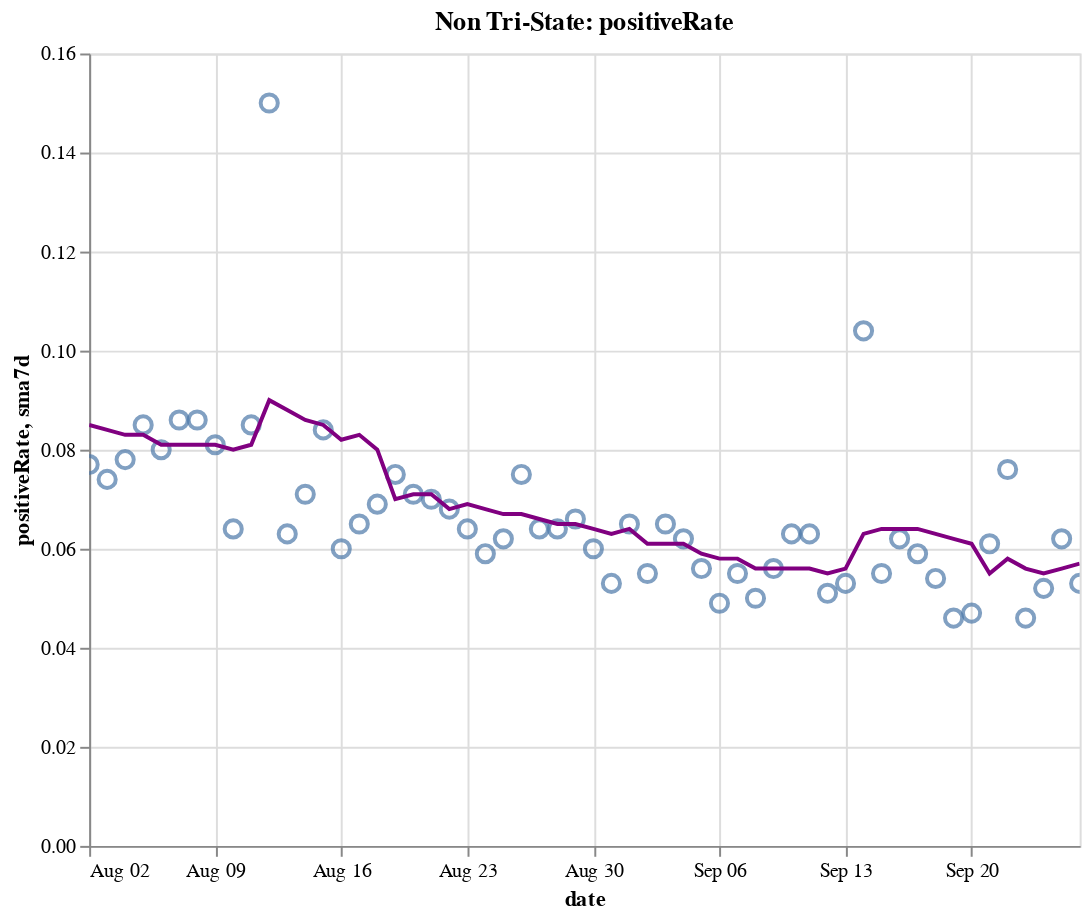

The code cell stored with this chart in its notebook:
### Code cell
create_plot(non_tristate, 'positiveRate')

### Figure 1 — Vega-Lite specification as saved in the notebook (floating-point values rounded to 4 significant figures)
{"config": {"view": {"continuousWidth": 400, "continuousHeight": 300}}, "layer": [{"layer": [{"mark": {"type": "point", "size": 75}, "encoding": {"tooltip": [{"type": "temporal", "field": "date"}, {"type": "quantitative", "field": "positiveRate"}, {"type": "quantitative", "field": "sma7d"}], "x": {"type": "temporal", "field": "date"}, "y": {"type": "quantitative", "field": "positiveRate"}}, "selection": {"selector016": {"type": "interval", "bind": "scales", "encodings": ["x", "y"]}}}, {"mark": {"type": "line", "color": "purple"}, "encoding": {"x": {"type": "temporal", "field": "date"}, "y": {"type": "quantitative", "field": "sma7d"}}}]}, {"mark": {"type": "rule", "color": "#aaa"}, "encoding": {"x": {"type": "temporal", "field": "date"}}, "transform": [{"filter": {"selection": "selector015"}}]}, {"mark": "circle", "encoding": {"opacity": {"condition": {"value": 1, "selection": "selector015"}, "value": 0}, "tooltip": [{"type": "temporal", "field": "date"}, {"type": "quantitative", "field": "positiveRate"}, {"type": "quantitative", "field": "sma7d"}], "x": {"type": "temporal", "field": "date"}, "y": {"type": "quantitative", "field": "positiveRate"}}, "selection": {"selector015": {"type": "single", "encodings": ["x"], "on": "mouseover", "nearest": true, "empty": "none"}}}, {"mark": {"type": "text", "align": "left", "dx": 5, "dy": -5, "stroke": "white", "strokeWidth": 2}, "encoding": {"text": {"type": "quantitative", "field": "positiveRate"}, "tooltip": [{"type": "temporal", "field": "date"}, {"type": "quantitative", "field": "positiveRate"}, {"type": "quantitative", "field": "sma7d"}], "x": {"type": "temporal", "field": "date"}, "y": {"type": "quantitative", "field": "positiveRate"}}, "transform": [{"filter": {"selection": "selector015"}}]}, {"mark": {"type": "text", "align": "left", "dx": 5, "dy": -5}, "encoding": {"text": {"type": "quantitative", "field": "positiveRate"}, "tooltip": [{"type": "temporal", "field": "date"}, {"type": "quantitative", "field": "positiveRate"}, {"type": "quantitative", "field": "sma7d"}], "x": {"type": "temporal", "field": "date"}, "y": {"type": "quantitative", "field": "positiveRate"}}, "transform": [{"filter": {"selection": "selector015"}}]}], "data": {"name": "data-9833a637ceb13a952bef8fc6d044c069"}, "height": 400, "title": "Non Tri-State: positiveRate", "width": 500, "$schema": "https://vega.github.io/schema/vega-lite/v4.8.1.json", "datasets": {"data-9833a637ceb13a952bef8fc6d044c069": [{"date": "2020-08-02T00:00:00", "totalTestResultsIncrease": 595600.0, "positiveIncrease": 45960.0, "death": 101700.0, "deathIncrease": 486.0, "positiveRate": 0.077, "state": "Non Tri-State", "sma7d": 0.085}, {"date": "2020-08-03T00:00:00", "totalTestResultsIncrease": 660000.0, "positiveIncrease": 48650.0, "death": 102200.0, "deathIncrease": 502.0, "positiveRate": 0.074, "state": "Non Tri-State", "sma7d": 0.084}, {"date": "2020-08-04T00:00:00", "totalTestResultsIncrease": 652600.0, "positiveIncrease": 50720.0, "death": 103400.0, "deathIncrease": 1241.0, "positiveRate": 0.078, "state": "Non Tri-State", "sma7d": 0.083}, {"date": "2020-08-05T00:00:00", "totalTestResultsIncrease": 605900.0, "positiveIncrease": 51220.0, "death": 104800.0, "deathIncrease": 1335.0, "positiveRate": 0.085, "state": "Non Tri-State", "sma7d": 0.083}, {"date": "2020-08-06T00:00:00", "totalTestResultsIncrease": 660600.0, "positiveIncrease": 53090.0, "death": 106000.0, "deathIncrease": 1238.0, "positiveRate": 0.08, "state": "Non Tri-State", "sma7d": 0.081}, {"date": "2020-08-07T00:00:00", "totalTestResultsIncrease": 703300.0, "positiveIncrease": 60200.0, "death": 107300.0, "deathIncrease": 1313.0, "positiveRate": 0.086, "state": "Non Tri-State", "sma7d": 0.081}, {"date": "2020-08-08T00:00:00", "totalTestResultsIncrease": 613800.0, "positiveIncrease": 52640.0, "death": 108400.0, "deathIncrease": 1075.0, "positiveRate": 0.086, "state": "Non Tri-State", "sma7d": 0.081}, {"date": "2020-08-09T00:00:00", "totalTestResultsIncrease": 611300.0, "positiveIncrease": 49770.0, "death": 109000.0, "deathIncrease": 604.0, "positiveRate": 0.081, "state": "Non Tri-State", "sma7d": 0.081}, {"date": "2020-08-10T00:00:00", "totalTestResultsIncrease": 638600.0, "positiveIncrease": 41110.0, "death": 109400.0, "deathIncrease": 417.0, "positiveRate": 0.064, "state": "Non Tri-State", "sma7d": 0.08}, {"date": "2020-08-11T00:00:00", "totalTestResultsIncrease": 644500.0, "positiveIncrease": 54470.0, "death": 110700.0, "deathIncrease": 1307.0, "positiveRate": 0.085, "state": "Non Tri-State", "sma7d": 0.081}, {"date": "2020-08-12T00:00:00", "totalTestResultsIncrease": 366000.0, "positiveIncrease": 54950.0, "death": 112200.0, "deathIncrease": 1495.0, "positiveRate": 0.15, "state": "Non Tri-State", "sma7d": 0.09}, {"date": "2020-08-13T00:00:00", "totalTestResultsIncrease": 801600.0, "positiveIncrease": 50290.0, "death": 113400.0, "deathIncrease": 1145.0, "positiveRate": 0.063, "state": "Non Tri-State", "sma7d": 0.088}, {"date": "2020-08-14T00:00:00", "totalTestResultsIncrease": 763500.0, "positiveIncrease": 54220.0, "death": 114600.0, "deathIncrease": 1199.0, "positiveRate": 0.071, "state": "Non Tri-State", "sma7d": 0.086}, {"date": "2020-08-15T00:00:00", "totalTestResultsIncrease": 659400.0, "positiveIncrease": 55140.0, "death": 115800.0, "deathIncrease": 1200.0, "positiveRate": 0.084, "state": "Non Tri-State", "sma7d": 0.085}, {"date": "2020-08-16T00:00:00", "totalTestResultsIncrease": 701600.0, "positiveIncrease": 41870.0, "death": 116400.0, "deathIncrease": 611.0, "positiveRate": 0.06, "state": "Non Tri-State", "sma7d": 0.082}, {"date": "2020-08-17T00:00:00", "totalTestResultsIncrease": 563800.0, "positiveIncrease": 36790.0, "death": 116800.0, "deathIncrease": 394.0, "positiveRate": 0.065, "state": "Non Tri-State", "sma7d": 0.083}, {"date": "2020-08-18T00:00:00", "totalTestResultsIncrease": 574400.0, "positiveIncrease": 39820.0, "death": 118000.0, "deathIncrease": 1178.0, "positiveRate": 0.069, "state": "Non Tri-State", "sma7d": 0.08}, {"date": "2020-08-19T00:00:00", "totalTestResultsIncrease": 588800.0, "positiveIncrease": 43940.0, "death": 119400.0, "deathIncrease": 1402.0, "positiveRate": 0.075, "state": "Non Tri-State", "sma7d": 0.07}, {"date": "2020-08-20T00:00:00", "totalTestResultsIncrease": 605400.0, "positiveIncrease": 42940.0, "death": 120500.0, "deathIncrease": 1122.0, "positiveRate": 0.071, "state": "Non Tri-State", "sma7d": 0.071}, {"date": "2020-08-21T00:00:00", "totalTestResultsIncrease": 648200.0, "positiveIncrease": 45480.0, "death": 121600.0, "deathIncrease": 1109.0, "positiveRate": 0.07, "state": "Non Tri-State", "sma7d": 0.071}, {"date": "2020-08-22T00:00:00", "totalTestResultsIncrease": 666400.0, "positiveIncrease": 45160.0, "death": 122600.0, "deathIncrease": 1023.0, "positiveRate": 0.068, "state": "Non Tri-State", "sma7d": 0.068}, {"date": "2020-08-23T00:00:00", "totalTestResultsIncrease": 571000.0, "positiveIncrease": 36740.0, "death": 123200.0, "deathIncrease": 563.0, "positiveRate": 0.064, "state": "Non Tri-State", "sma7d": 0.069}, {"date": "2020-08-24T00:00:00", "totalTestResultsIncrease": 568300.0, "positiveIncrease": 33520.0, "death": 123500.0, "deathIncrease": 333.0, "positiveRate": 0.059, "state": "Non Tri-State", "sma7d": 0.068}, {"date": "2020-08-25T00:00:00", "totalTestResultsIncrease": 570700.0, "positiveIncrease": 35420.0, "death": 124600.0, "deathIncrease": 1138.0, "positiveRate": 0.062, "state": "Non Tri-State", "sma7d": 0.067}, {"date": "2020-08-26T00:00:00", "totalTestResultsIncrease": 570400.0, "positiveIncrease": 43020.0, "death": 125900.0, "deathIncrease": 1280.0, "positiveRate": 0.075, "state": "Non Tri-State", "sma7d": 0.067}, {"date": "2020-08-27T00:00:00", "totalTestResultsIncrease": 665500.0, "positiveIncrease": 42760.0, "death": 127000.0, "deathIncrease": 1116.0, "positiveRate": 0.064, "state": "Non Tri-State", "sma7d": 0.066}, {"date": "2020-08-28T00:00:00", "totalTestResultsIncrease": 706500.0, "positiveIncrease": 45410.0, "death": 128000.0, "deathIncrease": 1011.0, "positiveRate": 0.064, "state": "Non Tri-State", "sma7d": 0.065}, {"date": "2020-08-29T00:00:00", "totalTestResultsIncrease": 663000.0, "positiveIncrease": 43520.0, "death": 129100.0, "deathIncrease": 1005.0, "positiveRate": 0.066, "state": "Non Tri-State", "sma7d": 0.065}, {"date": "2020-08-30T00:00:00", "totalTestResultsIncrease": 645700.0, "positiveIncrease": 38510.0, "death": 129500.0, "deathIncrease": 463.0, "positiveRate": 0.06, "state": "Non Tri-State", "sma7d": 0.064}, {"date": "2020-08-31T00:00:00", "totalTestResultsIncrease": 571700.0, "positiveIncrease": 30020.0, "death": 129900.0, "deathIncrease": 357.0, "positiveRate": 0.053, "state": "Non Tri-State", "sma7d": 0.063}, {"date": "2020-09-01T00:00:00", "totalTestResultsIncrease": 635000.0, "positiveIncrease": 41220.0, "death": 130900.0, "deathIncrease": 1018.0, "positiveRate": 0.065, "state": "Non Tri-State", "sma7d": 0.064}, {"date": "2020-09-02T00:00:00", "totalTestResultsIncrease": 540600.0, "positiveIncrease": 29490.0, "death": 131900.0, "deathIncrease": 1015.0, "positiveRate": 0.055, "state": "Non Tri-State", "sma7d": 0.061}, {"date": "2020-09-03T00:00:00", "totalTestResultsIncrease": 667200.0, "positiveIncrease": 43350.0, "death": 133000.0, "deathIncrease": 1055.0, "positiveRate": 0.065, "state": "Non Tri-State", "sma7d": 0.061}, {"date": "2020-09-04T00:00:00", "totalTestResultsIncrease": 802200.0, "positiveIncrease": 50120.0, "death": 133900.0, "deathIncrease": 986.0, "positiveRate": 0.062, "state": "Non Tri-State", "sma7d": 0.061}, {"date": "2020-09-05T00:00:00", "totalTestResultsIncrease": 776500.0, "positiveIncrease": 43780.0, "death": 134900.0, "deathIncrease": 909.0, "positiveRate": 0.056, "state": "Non Tri-State", "sma7d": 0.059}, {"date": "2020-09-06T00:00:00", "totalTestResultsIncrease": 659500.0, "positiveIncrease": 32080.0, "death": 135300.0, "deathIncrease": 436.0, "positiveRate": 0.049, "state": "Non Tri-State", "sma7d": 0.058}, {"date": "2020-09-07T00:00:00", "totalTestResultsIncrease": 504200.0, "positiveIncrease": 27830.0, "death": 135500.0, "deathIncrease": 221.0, "positiveRate": 0.055, "state": "Non Tri-State", "sma7d": 0.058}, {"date": "2020-09-08T00:00:00", "totalTestResultsIncrease": 416800.0, "positiveIncrease": 20970.0, "death": 135900.0, "deathIncrease": 341.0, "positiveRate": 0.05, "state": "Non Tri-State", "sma7d": 0.056}, {"date": "2020-09-09T00:00:00", "totalTestResultsIncrease": 536600.0, "positiveIncrease": 30000.0, "death": 136900.0, "deathIncrease": 1073.0, "positiveRate": 0.056, "state": "Non Tri-State", "sma7d": 0.056}, {"date": "2020-09-10T00:00:00", "totalTestResultsIncrease": 574400.0, "positiveIncrease": 36180.0, "death": 138100.0, "deathIncrease": 1154.0, "positiveRate": 0.063, "state": "Non Tri-State", "sma7d": 0.056}, {"date": "2020-09-11T00:00:00", "totalTestResultsIncrease": 688000.0, "positiveIncrease": 43340.0, "death": 139100.0, "deathIncrease": 1002.0, "positiveRate": 0.063, "state": "Non Tri-State", "sma7d": 0.056}, {"date": "2020-09-12T00:00:00", "totalTestResultsIncrease": 800000.0, "positiveIncrease": 40790.0, "death": 139900.0, "deathIncrease": 804.0, "positiveRate": 0.051, "state": "Non Tri-State", "sma7d": 0.055}, {"date": "2020-09-13T00:00:00", "totalTestResultsIncrease": 628300.0, "positiveIncrease": 33430.0, "death": 140300.0, "deathIncrease": 379.0, "positiveRate": 0.053, "state": "Non Tri-State", "sma7d": 0.056}, {"date": "2020-09-14T00:00:00", "totalTestResultsIncrease": 312000.0, "positiveIncrease": 32380.0, "death": 140700.0, "deathIncrease": 391.0, "positiveRate": 0.104, "state": "Non Tri-State", "sma7d": 0.063}, {"date": "2020-09-15T00:00:00", "totalTestResultsIncrease": 618000.0, "positiveIncrease": 34110.0, "death": 141700.0, "deathIncrease": 1011.0, "positiveRate": 0.055, "state": "Non Tri-State", "sma7d": 0.064}, {"date": "2020-09-16T00:00:00", "totalTestResultsIncrease": 628300.0, "positiveIncrease": 38850.0, "death": 142900.0, "deathIncrease": 1184.0, "positiveRate": 0.062, "state": "Non Tri-State", "sma7d": 0.064}, {"date": "2020-09-17T00:00:00", "totalTestResultsIncrease": 705700.0, "positiveIncrease": 41870.0, "death": 143700.0, "deathIncrease": 856.0, "positiveRate": 0.059, "state": "Non Tri-State", "sma7d": 0.064}, {"date": "2020-09-18T00:00:00", "totalTestResultsIncrease": 855300.0, "positiveIncrease": 46070.0, "death": 144600.0, "deathIncrease": 883.0, "positiveRate": 0.054, "state": "Non Tri-State", "sma7d": 0.063}, {"date": "2020-09-19T00:00:00", "totalTestResultsIncrease": 955200.0, "positiveIncrease": 44090.0, "death": 145300.0, "deathIncrease": 735.0, "positiveRate": 0.046, "state": "Non Tri-State", "sma7d": 0.062}, {"date": "2020-09-20T00:00:00", "totalTestResultsIncrease": 744600.0, "positiveIncrease": 34980.0, "death": 145600.0, "deathIncrease": 322.0, "positiveRate": 0.047, "state": "Non Tri-State", "sma7d": 0.061}, {"date": "2020-09-21T00:00:00", "totalTestResultsIncrease": 621000.0, "positiveIncrease": 38010.0, "death": 145900.0, "deathIncrease": 281.0, "positiveRate": 0.061, "state": "Non Tri-State", "sma7d": 0.055}, {"date": "2020-09-22T00:00:00", "totalTestResultsIncrease": 629400.0, "positiveIncrease": 48120.0, "death": 146800.0, "deathIncrease": 842.0, "positiveRate": 0.076, "state": "Non Tri-State", "sma7d": 0.058}, {"date": "2020-09-23T00:00:00", "totalTestResultsIncrease": 817600.0, "positiveIncrease": 37340.0, "death": 147900.0, "deathIncrease": 1145.0, "positiveRate": 0.046, "state": "Non Tri-State", "sma7d": 0.056}, {"date": "2020-09-24T00:00:00", "totalTestResultsIncrease": 802800.0, "positiveIncrease": 42100.0, "death": 148800.0, "deathIncrease": 908.0, "positiveRate": 0.052, "state": "Non Tri-State", "sma7d": 0.055}, {"date": "2020-09-25T00:00:00", "totalTestResultsIncrease": 876300.0, "positiveIncrease": 53960.0, "death": 149700.0, "deathIncrease": 829.0, "positiveRate": 0.062, "state": "Non Tri-State", "sma7d": 0.056}, {"date": "2020-09-26T00:00:00", "totalTestResultsIncrease": 870500.0, "positiveIncrease": 45980.0, "death": 150500.0, "deathIncrease": 856.0, "positiveRate": 0.053, "state": "Non Tri-State", "sma7d": 0.057}]}}
